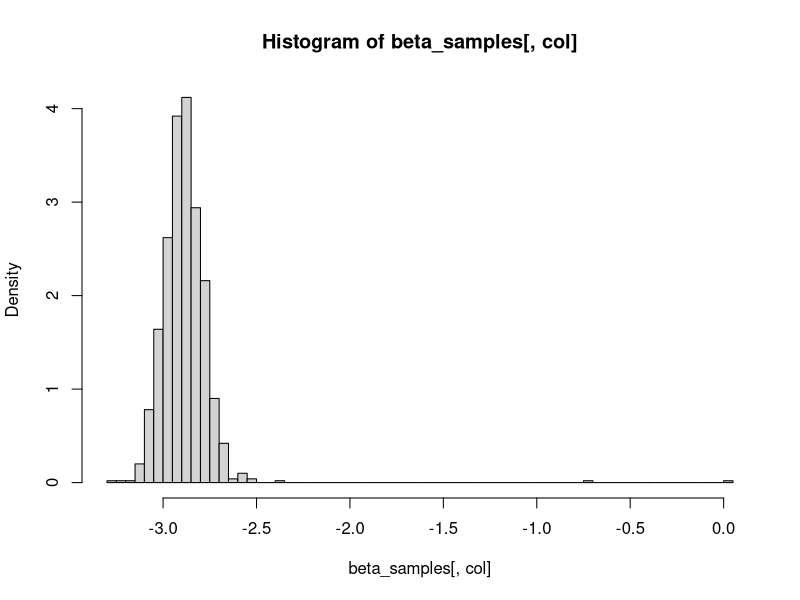

The R script that drew this image:
# Linear regression with horseshoe prior, as in Makalic and Schmidt (2015)
# https://arxiv.org/abs/1508.03884

# [NOTE: Carvalho et al (2010) is the original paper introducing the horseshoe 
#  estimator, and many other authors have written about the horseshoe, but
#  Makalic and Schmidt (2015) present a particularly straightforward set of 
#  conditional distributions, making for an easy / didactic Gibbs implementation]

# Load required packages
pkg.list <- c("MASS")
lapply(pkg.list, require, character.only = T)

# Simulated sparse DGP
set.seed(1234)
n <- 100
p <- 20
beta <- c(2, 0, 0, 0, 0, 0, 0, 0, 0, -3, 0, 0, 0, 0, 0, 0, 0, 0, 0, 0)
sigma_true <- 0.5
epsilon <- rnorm(n, 0, sigma_true)
X <- matrix(runif(n*p, -1, 1), ncol = p, byrow = T)
y <- as.numeric(X %*% beta) + epsilon

## 0. OLS Results
reg.lm <- lm(y ~ X)
summary(reg.lm)

## 1. Manually-implemented Gibbs sampler (using conditional distributions 
##    from Makalic and Schmidt (2015))

# Number of draws
n_sim <- 1000

# Starting point
lambda_0 <- 0.5
lambda_i_0 <- rep(0.5, p)
sigma_0 <- 1
beta_0 <- rep(0, p)

# Empty vector to store draws
lambda_i_samples <- matrix(NA, nrow = n_sim, ncol = p)
lambda_samples <- matrix(NA, nrow = n_sim, ncol = 1)
beta_samples <- matrix(NA, nrow = n_sim, ncol = p)
sigma_samples <- matrix(NA, nrow = n_sim, ncol = 1)

for (i in 1:n_sim){
  # Retrieve the "starting values" of parameters
  if (i == 1){
    beta_init <- beta_0
    sigma_init <- sigma_0
    lambda_i_init <- lambda_i_0
    lambda_init <- lambda_0
  } else{
    beta_init <- beta_samples[i-1,]
    sigma_init <- sigma_samples[i-1,]
    lambda_i_init <- lambda_i_samples[i-1,]
    lambda_init <- lambda_samples[i-1,]
  }
  
  # Draw auxiliary variable for lambda
  # eta ~ IG(1, 1 + 1/lambda^2)
  nu <- 1/rgamma(1, shape = 1, rate = 1 + 1/lambda_init^2)
  
  # Draw auxiliary variable for lambda_i
  # nu_i ~ IG(1, 1 + 1/lambda^2)
  nu_i <- 1/rgamma(p, shape = 1, rate = 1 + 1/lambda_i_init^2)
  
  # Draw lambda
  # lambda ~ IG((p+1)/2, (1/nu) + (1/(2*(sigma_init^2)))*sum((beta_init^2)/(lambda_i_init^2)))
  lambda_updated <- sqrt(1/rgamma(1, shape = (p+1)/2, rate = (1/nu) + (1/(2*(sigma_init^2)))*sum((beta_init^2)/(lambda_i_init^2))))
  
  # Draw lambda_i
  # lambda ~ IG((p+1)/2, (1/nu) + (1/(2*(sigma_init^2)))*sum((beta_init^2)/(lambda_i_init^2)))
  lambda_i_updated <- sqrt(1/rgamma(p, shape = 1, rate = (1/nu_i) + (1/(2*(sigma_init^2)))*((beta_init^2)/(lambda_updated^2))))
  
  # Draw sigma
  # sigma ~ IG((n+p)/2, (y - Xb)'(y - Xb)/2 + b'Lambda^(-1)b/2)
  Lambda <- (lambda_updated^2)*diag(lambda_i_updated^2)
  resid <- y - as.numeric(X %*% beta_init)
  sigma_updated <- sqrt(1/rgamma(1, shape = (n+p)/2, rate = as.numeric((t(resid) %*% resid)/2) + as.numeric((t(beta_init) %*% solve(Lambda) %*% beta_init))/2))
  
  # Draw beta
  # beta ~ N(A^(-1) X'y, sigma^2 A^(-1))
  A <- (t(X) %*% X + solve(Lambda))
  Ai <- solve(A)
  mu_vec <- as.numeric(Ai %*% t(X) %*% y)
  sigma_mat <- sigma_updated^2 * Ai
  beta_updated <- mvrnorm(1, mu = mu_vec, Sigma = sigma_mat)

  # Store results
  beta_samples[i,] <- beta_updated
  lambda_i_samples[i,] <- lambda_i_updated
  lambda_samples[i,] <- lambda_updated
  sigma_samples[i,] <- sigma_updated
}

# Visualize results
col <- 10
hist(beta_samples[,col], freq = F, breaks = 50)